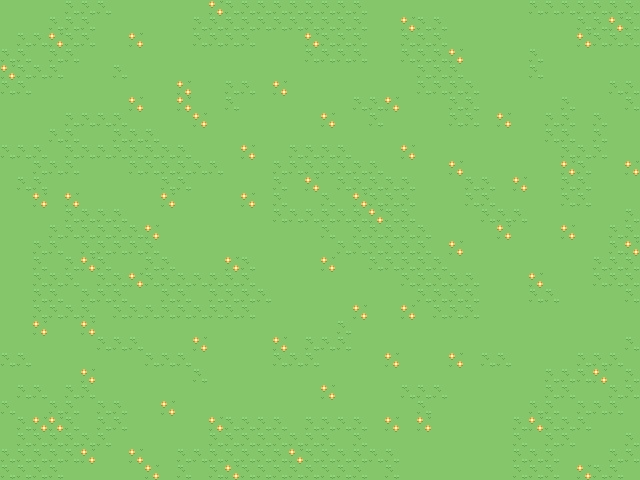

A 2D game scene composited from a Tiled map and its tileset images. What follows is a short description and the map's XML, with every tile layer's data as written:
An orthogonal 40x30 tile map with 16x16 px tiles, 1 tile layer (GRASS).

<map version="1.10" tiledversion="1.11.2" orientation="orthogonal" renderorder="right-down" width="40" height="30" tilewidth="16" tileheight="16" infinite="0" nextlayerid="4" nextobjectid="1">
 <tileset firstgid="1" source="../../Tiles/GrassWaterTiles/GrassWaterTiles.tsx" />
 <layer id="1" name="GRASS" width="40" height="30">
  <data encoding="csv">
2,2,2,2,26,26,26,2,2,2,2,2,2,1,26,26,26,26,26,26,26,26,26,2,2,2,2,2,2,2,2,2,2,26,26,26,26,26,26,26,
2,2,2,26,26,26,2,2,2,2,2,2,26,26,26,26,26,26,26,26,26,26,26,2,2,1,26,26,2,2,2,2,2,2,2,2,26,26,1,26,
2,26,26,1,26,26,2,2,1,2,2,2,26,26,26,26,2,2,2,1,26,26,26,2,2,26,26,26,2,2,2,2,2,2,2,2,1,26,26,26,
26,26,2,26,26,2,2,2,2,2,2,2,2,2,2,2,2,2,2,26,26,26,26,2,2,26,26,26,1,2,2,2,2,26,2,2,2,2,2,2,
1,26,26,26,2,2,2,26,2,2,2,2,2,2,2,2,2,2,2,2,2,2,2,2,2,2,26,26,26,2,2,2,2,26,2,2,2,2,2,2,
26,26,2,2,2,2,2,2,2,2,2,1,2,2,26,26,2,1,2,2,2,2,2,2,2,2,26,26,26,26,2,2,2,2,2,2,2,2,26,26,
2,2,2,2,2,2,2,2,1,2,2,1,2,2,26,2,2,2,2,2,2,2,26,26,1,2,2,2,26,26,2,2,2,2,2,26,2,2,2,26,
2,2,2,2,26,26,26,26,2,2,2,2,1,2,2,2,2,2,2,2,1,2,2,26,2,2,2,2,26,26,2,1,2,2,26,26,2,26,2,2,
2,2,2,26,26,2,2,26,26,26,2,2,2,2,2,2,2,2,2,2,2,2,2,2,2,2,2,2,2,2,2,2,2,2,26,26,2,26,2,2,
26,26,26,2,26,26,26,26,26,26,26,26,2,2,2,1,2,2,26,26,26,26,2,2,2,1,2,2,2,2,2,2,2,2,2,26,26,26,2,2,
2,2,26,26,26,2,2,2,26,26,26,26,26,26,2,2,2,26,26,26,26,26,26,26,2,2,2,2,1,2,2,2,2,2,2,1,26,2,2,1,
2,26,26,2,2,2,2,2,2,2,26,26,2,2,2,2,2,26,2,1,2,26,26,26,26,26,2,2,2,26,26,2,1,2,2,26,26,2,2,2,
2,2,1,2,1,2,2,2,2,2,1,2,2,2,2,1,2,26,2,2,26,2,1,26,26,26,2,2,2,26,26,2,2,2,2,26,26,2,2,2,
2,2,2,2,26,26,26,26,2,2,2,2,2,2,2,2,2,26,26,26,26,26,26,1,26,26,2,2,2,2,26,26,26,2,2,2,2,2,2,26,
2,2,2,26,26,26,26,26,26,1,2,2,2,2,2,2,2,2,2,2,26,2,26,26,26,26,26,2,2,2,2,1,2,2,2,1,2,2,26,26,
2,2,26,26,2,26,26,26,26,26,2,2,2,2,2,2,2,2,2,2,2,26,26,26,26,26,26,2,1,2,2,2,2,2,2,2,2,2,26,1,
2,2,26,2,26,1,26,2,2,26,26,2,2,2,1,26,2,2,2,2,1,2,2,26,26,26,26,26,2,2,2,2,2,2,2,2,2,26,26,26,
2,2,26,26,26,2,26,26,1,26,26,26,26,26,26,26,2,2,2,2,2,2,2,2,2,26,26,26,26,26,2,2,2,1,2,2,2,26,26,26,
2,2,26,26,2,26,26,26,2,2,26,26,2,26,26,26,26,2,2,2,2,2,2,2,2,2,26,26,26,26,2,2,2,26,26,2,2,2,2,26,
2,2,26,26,26,26,2,26,26,26,26,26,26,26,26,26,2,2,2,2,2,2,1,2,2,1,2,26,26,26,2,2,2,2,2,2,2,2,2,2,
2,2,1,2,2,1,2,2,2,2,2,2,2,2,2,2,2,2,2,2,2,26,2,2,2,2,2,2,2,2,2,2,2,2,2,2,2,2,2,2,
2,2,2,2,2,2,26,26,26,2,2,2,1,2,2,2,2,1,2,26,26,26,2,2,2,2,2,2,2,2,2,2,2,2,2,2,2,2,2,26,
26,26,2,2,2,2,2,2,2,26,26,26,2,2,2,2,2,26,26,26,2,2,2,2,1,2,2,2,1,2,26,26,2,2,2,2,26,26,26,2,
2,2,2,2,2,1,2,2,2,2,2,2,26,2,2,2,2,2,2,2,2,2,2,2,2,2,2,2,2,2,2,2,2,2,26,26,26,1,2,26,
2,26,26,2,26,26,2,2,2,2,2,2,2,2,2,2,2,2,2,2,1,2,2,2,2,26,26,26,2,2,2,2,2,2,26,26,2,2,26,26,
26,2,2,26,26,2,26,26,2,2,1,2,2,2,2,2,2,2,2,2,2,2,2,2,2,2,26,2,2,2,2,2,2,26,26,2,26,26,26,2,
2,26,1,1,26,2,26,26,2,2,2,2,2,1,26,26,26,26,2,26,26,26,26,2,1,2,1,2,2,2,2,2,26,1,26,26,26,2,2,2,
2,26,26,26,26,26,26,2,2,2,2,2,2,26,26,26,26,26,26,26,26,2,26,2,2,2,2,2,2,2,2,2,26,2,26,26,2,2,2,26,
26,26,26,26,26,1,2,2,1,2,2,26,26,26,26,26,26,26,1,26,26,26,26,26,26,2,2,2,2,2,2,2,26,26,26,2,2,2,26,26,
26,26,26,26,2,2,2,2,2,1,2,26,2,26,1,26,26,26,26,26,26,26,26,2,26,2,2,2,2,2,2,2,26,26,26,2,1,26,26,2
</data>
 </layer>
</map>
